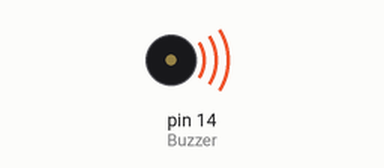
The sketch below on a simulated Arduino Uno, built with avr-gcc and run on an emulated ATmega328P. On the bench: buzzer (waves = sounding, pin HIGH).

Above: at 0.5 s.
Timing chart, 0 to 4.6 s (numbered marks = the images above):
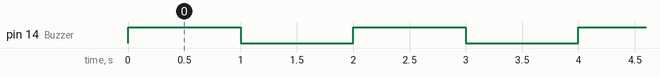

Measured:
- by itself, pin 14 (Buzzer): alternates HIGH for 1.0 s and LOW for 1.0 s

The sketch:

Buzzer.ino
```cpp
int Buzzer = 14;

void setup() {
  pinMode(Buzzer, OUTPUT);
}

void loop() {
  digitalWrite(Buzzer, HIGH);   // turn the Buzzer ON
  delay(1000);                       // wait for a second
  digitalWrite(Buzzer, LOW);    // turn the Buzzer OFF
  delay(1000);                       // wait for a second
}
```
